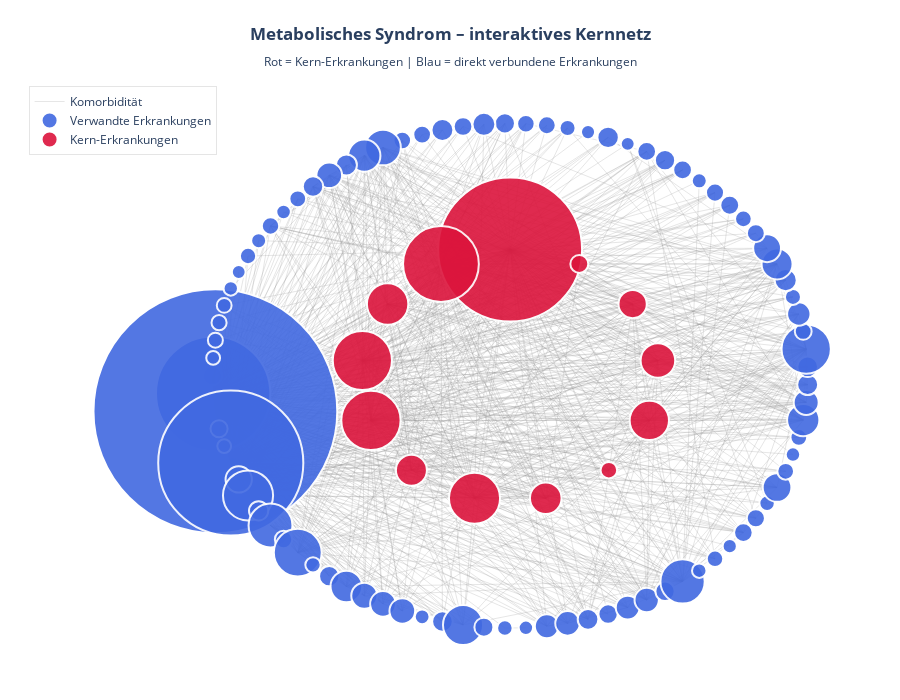

The code cell stored with this chart in its notebook:
### Markdown cell above
## Schritt 4: Metabolisches Syndrom - Subgraph-Analyse

**Was ist ein Subgraph?** Ein Teilnetzwerk, das nur bestimmte Erkrankungen und ihre direkten Nachbarn zeigt. Hier: Metabolisches Syndrom (Übergewicht, Diabetes, Bluthochdruck, Herz-Kreislauf-Erkrankungen).

**Warum diese Analyse?** Das metabolische Syndrom ist eine der häufigsten und gefährlichsten Krankheitskombinationen. Diese Visualisierung zeigt, wie diese Erkrankungen miteinander vernetzt sind und welche anderen Erkrankungen häufig damit auftreten.

### Code cell
# Finde metabolisches Syndrom relevante Erkrankungen
metabolic_keywords = ['obesity', 'diabetes', 'prediabetes', 'hypertension', 'metabolic', 
                     'cardiovascular', 'coronary', 'ischemic', 'hyperlipidemia']

metabolic_nodes = [node for node in G.nodes() 
                  if any(keyword in G.nodes[node]['name'].lower() 
                        for keyword in metabolic_keywords)]

# Füge Nachbarn hinzu (1-Hop entfernt)
metabolic_extended = set(metabolic_nodes)
for node in metabolic_nodes:
    metabolic_extended.update(G.neighbors(node))

metabolic_subgraph = G.subgraph(metabolic_extended).copy()

print(f"\nMETABOLISCHES SYNDROM - CLUSTER")
print(f"   Kern-Erkrankungen: {len(metabolic_nodes)}")
print(f"   Erweitertes Netzwerk: {len(metabolic_extended)} Erkrankungen")
print(f"   Kanten: {metabolic_subgraph.number_of_edges()}")

# Visualisiere mit besserem Layout und Farben
if metabolic_subgraph.number_of_nodes() == 0:
    raise ValueError("metabolic_subgraph ist leer – bitte Schritt 4 prüfen.")

# 1) Nur starke Kanten behalten (oberes 25%-Perzentil nach 'weight')
weights = [d.get('weight', 1) for _, _, d in metabolic_subgraph.edges(data=True)]

if len(weights) == 0:
    # Fallback: wenn keine weights hinterlegt sind, nimm kompletten Subgraph
    print("⚠️ Keine 'weight'-Attribute gefunden – verwende vollständigen Subgraph.")
    metabolic_core = metabolic_subgraph.copy()
else:
    q75 = np.percentile(weights, 75)
    print(f"Nutze nur Kanten mit weight ≥ {q75:.2f} (oberes 25%-Perzentil)")

    strong_edges = [
        (u, v) for u, v, d in metabolic_subgraph.edges(data=True)
        if d.get('weight', 1) >= q75
    ]
    metabolic_core = metabolic_subgraph.edge_subgraph(strong_edges).copy()
    metabolic_core.remove_nodes_from(list(nx.isolates(metabolic_core)))

print(f"Kernnetz: {metabolic_core.number_of_nodes()} Knoten, "
      f"{metabolic_core.number_of_edges()} Kanten")

if metabolic_core.number_of_nodes() == 0:
    raise ValueError("Nach Filterung ist kein Kernnetz übrig – q75 ggf. reduzieren.")

# 2) Shell-Layout: Innen = Kern-Erkrankungen, außen = Nachbarn
core_nodes  = [n for n in metabolic_core.nodes() if n in metabolic_nodes]
other_nodes = [n for n in metabolic_core.nodes() if n not in metabolic_nodes]

# Fallback: falls durch Filterung kein Kernknoten übrig bleibt
if not core_nodes:
    print("⚠️ Keine Kern-Knoten im gefilterten Graph – verwende alle als Kern.")
    core_nodes  = list(metabolic_core.nodes())
    other_nodes = []

nlist = [core_nodes]
if other_nodes:
    nlist.append(other_nodes)

pos = nx.shell_layout(metabolic_core, nlist=nlist)

# 3) Kanten-Trace (als eine Scatter-Linie)
edge_x, edge_y = [], []
for u, v, d in metabolic_core.edges(data=True):
    x0, y0 = pos[u]
    x1, y1 = pos[v]
    edge_x += [x0, x1, None]
    edge_y += [y0, y1, None]

edge_trace = go.Scatter(
    x=edge_x,
    y=edge_y,
    mode='lines',
    line=dict(width=0.6, color='rgba(150,150,150,0.4)'),
    hoverinfo='none',
    name='Komorbidität'
)

# 4) Node-Traces: Kern-Erkrankungen (rot) und Nachbarn (blau), mit Hover-Text

def build_node_trace(nodes, color, name):
    node_x, node_y, node_size, node_text = [], [], [], []

    for n in nodes:
        x, y = pos[n]
        node_x.append(x)
        node_y.append(y)

        data = metabolic_core.nodes[n]
        disease_name = data.get('name', str(n))
        prevalence   = data.get('prevalence', 0)
        pagerank     = data.get('pageRank', 0.0)
        community    = data.get('communityId', 'n/a')
        degree       = metabolic_core.degree(n)

        # Tooltip-Text (wird beim Hover angezeigt)
        node_text.append(
            f"<b>{disease_name}</b><br>"
            f"Prävalenz: {prevalence} Patienten<br>"
            f"PageRank: {pagerank:.4f}<br>"
            f"Komorbiditäten im Kernnetz: {degree}<br>"
            f"Community: {community}"
        )

        # Knotengröße nach Prävalenz skalieren (leichte Skalierung, damit es nicht explodiert)
        node_size.append(12 + prevalence / 10)

    return go.Scatter(
        x=node_x,
        y=node_y,
        mode='markers',
        name=name,
        hoverinfo='text',
        text=node_text,
        marker=dict(
            size=node_size,
            color=color,
            line=dict(width=2, color='white'),
            opacity=0.9
        )
    )

core_trace  = build_node_trace(core_nodes,  'crimson',   'Kern-Erkrankungen')
other_trace = build_node_trace(other_nodes, 'royalblue', 'Verwandte Erkrankungen')

# 5) Figure zusammenbauen
fig_metabolic = go.Figure(
    data=[edge_trace, other_trace, core_trace],
    layout=go.Layout(
        title=dict(
            text=(
                "<b>Metabolisches Syndrom – interaktives Kernnetz</b><br>"
                "<sub>Rot = Kern-Erkrankungen | Blau = direkt verbundene Erkrankungen</sub>"
            ),
            x=0.5,
            xanchor='center'
        ),
        showlegend=True,
        legend=dict(
            x=0.01, y=0.99,
            bgcolor='rgba(255,255,255,0.8)',
            bordercolor='rgba(0,0,0,0.1)',
            borderwidth=1
        ),
        hovermode='closest',
        margin=dict(b=20, l=20, r=20, t=80),
        xaxis=dict(showgrid=False, zeroline=False, showticklabels=False),
        yaxis=dict(showgrid=False, zeroline=False, showticklabels=False),
        plot_bgcolor='white',
        width=900,
        height=700
    )
)

fig_metabolic.show()

print("\nInteraktive Ansicht:")
print("   • Maus über einen Knoten bewegen → Name + Prävalenz + PageRank + Degree + Community")
print("   • Rot = Kern-Erkrankungen (z.B. Adipositas, Diabetes, Hypertonie)")
print("   • Blau = wichtige, direkt verbundene Komorbiditäten")

### Figure 1 — Plotly figure (JSON) as saved in the notebook; plotly's stock layout.template omitted (floating-point values rounded to 4 significant figures; data arrays with more than 128 entries replaced by an {"elided": "..."} marker saying what was removed)
{"data": [{"hoverinfo": "none", "line": {"color": "rgba(150,150,150,0.4)", "width": 0.6}, "mode": "lines", "name": "Komorbidität", "type": "scatter", "x": {"elided": "2517 float values"}, "y": {"elided": "2517 float values"}}, {"hoverinfo": "text", "marker": {"color": "royalblue", "line": {"color": "white", "width": 2}, "opacity": 0.9, "size": [18.8, 114.3, 243.8, 17.1, 13.8, 145.1, 26.3, 50.1, 19.3, 43.9, 17.4, 47.9, 15.4, 20.3, 31.7, 26.1, 25.7, 25.7, 14.8, 20.6, 40.1, 19, 15.5, 14.4, 24, 24.6, 20.7, 19.4, 23.9, 24.3, 19.3, 44.3, 14.5, 16.5, 14.2, 18.6, 18.2, 15.4, 28.7, 16.7, 14.5, 16.7, 32.3, 25, 20.9, 20.6, 49.3, 16.8, 23.4, 16, 22.1, 31, 27.8, 17.9, 16.7, 18.9, 18.1, 15, 18.7, 20.3, 18.7, 13.9, 21.4, 14.1, 16, 17.8, 17.5, 20.2, 22.9, 18.7, 21.9, 17.7, 17.5, 35.7, 32.2, 21.1, 25.7, 20.5, 16.8, 14.5, 17.4, 15, 16.3, 13.8, 14.4, 14.8, 15.1, 15, 13.8]}, "mode": "markers", "name": "Verwandte Erkrankungen", "text": ["<b>Fibromyalgia (disorder)</b><br>Prävalenz: 68 Patienten<br>PageRank: 0.4590<br>Komorbiditäten im Kernnetz: 4<br>Community: 8", "<b>Anemia (disorder)</b><br>Prävalenz: 1023 Patienten<br>PageRank: 7.5112<br>Komorbiditäten im Kernnetz: 78<br>Community: 8", "<b>Gingivitis (disorder)</b><br>Prävalenz: 2318 Patienten<br>PageRank: 14.2561<br>Komorbiditäten im Kernnetz: 99<br>Community: 8", "<b>Injury of knee (disorder)</b><br>Prävalenz: 51 Patienten<br>PageRank: 0.5043<br>Komorbiditäten im Kernnetz: 4<br>Community: 8", "<b>Injury of medial collateral ligament of knee (disorder)</b><br>Prävalenz: 18 Patienten<br>PageRank: 0.2389<br>Komorbiditäten im Kernnetz: 1<br>Community: 8", "<b>Gingival disease (disorder)</b><br>Prävalenz: 1331 Patienten<br>PageRank: 8.9608<br>Komorbiditäten im Kernnetz: 87<br>Community: 8", "<b>Osteoarthritis of knee (disorder)</b><br>Prävalenz: 143 Patienten<br>PageRank: 1.2197<br>Komorbiditäten im Kernnetz: 21<br>Community: 45", "<b>Laceration - injury (disorder)</b><br>Prävalenz: 381 Patienten<br>PageRank: 2.6126<br>Komorbiditäten im Kernnetz: 39<br>Community: 8", "<b>Laceration of hand (disorder)</b><br>Prävalenz: 73 Patienten<br>PageRank: 0.5110<br>Komorbiditäten im Kernnetz: 6<br>Community: 8", "<b>Otitis media (disorder)</b><br>Prävalenz: 319 Patienten<br>PageRank: 1.1413<br>Komorbiditäten im Kernnetz: 14<br>Community: 8", "<b>Atopic dermatitis (disorder)</b><br>Prävalenz: 54 Patienten<br>PageRank: 0.3955<br>Komorbiditäten im Kernnetz: 2<br>Community: 8", "<b>Streptococcal sore throat (disorder)</b><br>Prävalenz: 359 Patienten<br>PageRank: 2.0807<br>Komorbiditäten im Kernnetz: 28<br>Community: 8", "<b>Injury of tendon of the rotator cuff of shoulder (disorder)</b><br>Prävalenz: 34 Patienten<br>PageRank: 0.2445<br>Komorbiditäten im Kernnetz: 1<br>Community: 8", "<b>Facial laceration (disorder)</b><br>Prävalenz: 83 Patienten<br>PageRank: 0.5761<br>Komorbiditäten im Kernnetz: 5<br>Community: 8", "<b>Concussion injury of brain (disorder)</b><br>Prävalenz: 197 Patienten<br>PageRank: 1.2568<br>Komorbiditäten im Kernnetz: 16<br>Community: 8", "<b>Concussion with no loss of consciousness (disorder)</b><br>Prävalenz: 141 Patienten<br>PageRank: 0.9193<br>Komorbiditäten im Kernnetz: 12<br>Community: 8", "<b>Injury of neck (disorder)</b><br>Prävalenz: 137 Patienten<br>PageRank: 0.9731<br>Komorbiditäten im Kernnetz: 12<br>Community: 8", "<b>Whiplash injury to neck (disorder)</b><br>Prävalenz: 137 Patienten<br>PageRank: 0.9731<br>Komorbiditäten im Kernnetz: 12<br>Community: 8", "<b>Appendicitis (disorder)</b><br>Prävalenz: 28 Patienten<br>PageRank: 0.2717<br>Komorbiditäten im Kernnetz: 1<br>Community: 8", "<b>Laceration of foot (disorder)</b><br>Prävalenz: 86 Patienten<br>PageRank: 0.6516<br>Komorbiditäten im Kernnetz: 6<br>Community: 8", "<b>Sprain of ankle (disorder)</b><br>Prävalenz: 281 Patienten<br>PageRank: 1.5440<br>Komorbiditäten im Kernnetz: 17<br>Community: 8", "<b>Childhood asthma (disorder)</b><br>Prävalenz: 70 Patienten<br>PageRank: 0.4333<br>Komorbiditäten im Kernnetz: 3<br>Community: 8", "<b>Miscarriage in second trimester (disorder)</b><br>Prävalenz: 35 Patienten<br>PageRank: 0.4960<br>Komorbiditäten im Kernnetz: 2<br>Community: 8", "<b>Fetus with chromosomal abnormality (disorder)</b><br>Prävalenz: 24 Patienten<br>PageRank: 0.2804<br>Komorbiditäten im Kernnetz: 1<br>Community: 8", "<b>Impacted molars (disorder)</b><br>Prävalenz: 120 Patienten<br>PageRank: 1.0123<br>Komorbiditäten im Kernnetz: 13<br>Community: 82", "<b>Dependent drug abuse (disorder)</b><br>Prävalenz: 126 Patienten<br>PageRank: 1.1146<br>Komorbiditäten im Kernnetz: 15<br>Community: 82", "<b>Alveolitis of jaw (disorder)</b><br>Prävalenz: 87 Patienten<br>PageRank: 0.8323<br>Komorbiditäten im Kernnetz: 16<br>Community: 68", "<b>Epidermal burn of skin (disorder)</b><br>Prävalenz: 74 Patienten<br>PageRank: 0.4881<br>Komorbiditäten im Kernnetz: 4<br>Community: 8", "<b>Overdose (disorder)</b><br>Prävalenz: 119 Patienten<br>PageRank: 1.0308<br>Komorbiditäten im Kernnetz: 14<br>Community: 82", "<b>Osteoporosis (disorder)</b><br>Prävalenz: 123 Patienten<br>PageRank: 1.2799<br>Komorbiditäten im Kernnetz: 23<br>Community: 45", "<b>Laceration of forearm (disorder)</b><br>Prävalenz: 73 Patienten<br>PageRank: 0.5456<br>Komorbiditäten im Kernnetz: 5<br>Community: 8", "<b>Fracture of bone (disorder)</b><br>Prävalenz: 323 Patienten<br>PageRank: 2.3865<br>Komorbiditäten im Kernnetz: 38<br>Community: 45", "<b>Closed fracture of hip (disorder)</b><br>Prävalenz: 25 Patienten<br>PageRank: 0.2928<br>Komorbiditäten im Kernnetz: 2<br>Community: 45", "<b>Acute ST segment elevation myocardial infarction (disorder)</b><br>Prävalenz: 45 Patienten<br>PageRank: 0.5235<br>Komorbiditäten im Kernnetz: 8<br>Community: 45", "<b>Aortic valve stenosis (disorder)</b><br>Prävalenz: 22 Patienten<br>PageRank: 0.2632<br>Komorbiditäten im Kernnetz: 1<br>Community: 45", "<b>Alzheimer's disease (disorder)</b><br>Prävalenz: 66 Patienten<br>PageRank: 0.8002<br>Komorbiditäten im Kernnetz: 14<br>Community: 45", "<b>Pneumonia (disorder)</b><br>Prävalenz: 62 Patienten<br>PageRank: 0.7999<br>Komorbiditäten im Kernnetz: 11<br>Community: 52", "<b>Hypoxemia (disorder)</b><br>Prävalenz: 34 Patienten<br>PageRank: 0.5371<br>Komorbiditäten im Kernnetz: 5<br>Community: 52", "<b>Sinusitis (disorder)</b><br>Prävalenz: 167 Patienten<br>PageRank: 1.0654<br>Komorbiditäten im Kernnetz: 13<br>Community: 8", "<b>Concussion with loss of consciousness (disorder)</b><br>Prävalenz: 47 Patienten<br>PageRank: 0.3504<br>Komorbiditäten im Kernnetz: 5<br>Community: 8", "<b>Atrial fibrillation (disorder)</b><br>Prävalenz: 25 Patienten<br>PageRank: 0.3521<br>Komorbiditäten im Kernnetz: 2<br>Community: 45", "<b>Osteoarthritis of hip (disorder)</b><br>Prävalenz: 47 Patienten<br>PageRank: 0.4456<br>Komorbiditäten im Kernnetz: 5<br>Community: 8", "<b>Polyp of colon (disorder)</b><br>Prävalenz: 203 Patienten<br>PageRank: 1.9091<br>Komorbiditäten im Kernnetz: 28<br>Community: 45", "<b>Sleep disorder (disorder)</b><br>Prävalenz: 130 Patienten<br>PageRank: 1.2021<br>Komorbiditäten im Kernnetz: 20<br>Community: 68", "<b>Obstructive sleep apnea syndrome (disorder)</b><br>Prävalenz: 89 Patienten<br>PageRank: 0.8663<br>Komorbiditäten im Kernnetz: 14<br>Community: 68", "<b>Fracture of forearm (disorder)</b><br>Prävalenz: 86 Patienten<br>PageRank: 0.7044<br>Komorbiditäten im Kernnetz: 7<br>Community: 45", "<b>Loss of teeth (disorder)</b><br>Prävalenz: 373 Patienten<br>PageRank: 3.4182<br>Komorbiditäten im Kernnetz: 44<br>Community: 68", "<b>Torus palatinus (disorder)</b><br>Prävalenz: 48 Patienten<br>PageRank: 0.5251<br>Komorbiditäten im Kernnetz: 6<br>Community: 68", "<b>Chronic intractable migraine without aura (disorder)</b><br>Prävalenz: 114 Patienten<br>PageRank: 0.9774<br>Komorbiditäten im Kernnetz: 13<br>Community: 82", "<b>Malignant neoplasm of breast (disorder)</b><br>Prävalenz: 40 Patienten<br>PageRank: 0.4528<br>Komorbiditäten im Kernnetz: 6<br>Community: 45", "<b>Hyperglycemia (disorder)</b><br>Prävalenz: 101 Patienten<br>PageRank: 1.2544<br>Komorbiditäten im Kernnetz: 20<br>Community: 68", "<b>Hypertriglyceridemia (disorder)</b><br>Prävalenz: 190 Patienten<br>PageRank: 2.1948<br>Komorbiditäten im Kernnetz: 28<br>Community: 68", "<b>Miscarriage in first trimester (disorder)</b><br>Prävalenz: 158 Patienten<br>PageRank: 1.0604<br>Komorbiditäten im Kernnetz: 12<br>Community: 8", "<b>Blighted ovum (disorder)</b><br>Prävalenz: 59 Patienten<br>PageRank: 0.4262<br>Komorbiditäten im Kernnetz: 5<br>Community: 8", "<b>Localized  primary osteoarthritis of the hand (disorder)</b><br>Prävalenz: 47 Patienten<br>PageRank: 0.4845<br>Komorbiditäten im Kernnetz: 5<br>Community: 68", "<b>Fracture of ankle (disorder)</b><br>Prävalenz: 69 Patienten<br>PageRank: 0.5329<br>Komorbiditäten im Kernnetz: 7<br>Community: 45", "<b>Fracture of clavicle (disorder)</b><br>Prävalenz: 61 Patienten<br>PageRank: 0.5087<br>Komorbiditäten im Kernnetz: 7<br>Community: 45", "<b>Fracture of rib (disorder)</b><br>Prävalenz: 30 Patienten<br>PageRank: 0.2854<br>Komorbiditäten im Kernnetz: 2<br>Community: 45", "<b>Chronic congestive heart failure (disorder)</b><br>Prävalenz: 67 Patienten<br>PageRank: 0.6338<br>Komorbiditäten im Kernnetz: 8<br>Community: 45", "<b>Laceration of thigh (disorder)</b><br>Prävalenz: 83 Patienten<br>PageRank: 0.6080<br>Komorbiditäten im Kernnetz: 9<br>Community: 8", "<b>Myocardial infarction (disorder)</b><br>Prävalenz: 67 Patienten<br>PageRank: 0.7257<br>Komorbiditäten im Kernnetz: 12<br>Community: 45", "<b>Acute respiratory failure (disorder)</b><br>Prävalenz: 19 Patienten<br>PageRank: 0.3903<br>Komorbiditäten im Kernnetz: 3<br>Community: 52", "<b>Complete miscarriage (disorder)</b><br>Prävalenz: 94 Patienten<br>PageRank: 0.6676<br>Komorbiditäten im Kernnetz: 6<br>Community: 8", "<b>Transformed migraine (disorder)</b><br>Prävalenz: 21 Patienten<br>PageRank: 0.2329<br>Komorbiditäten im Kernnetz: 1<br>Community: 8", "<b>Sleep apnea (disorder)</b><br>Prävalenz: 40 Patienten<br>PageRank: 0.3992<br>Komorbiditäten im Kernnetz: 6<br>Community: 68", "<b>Eclampsia in pregnancy (disorder)</b><br>Prävalenz: 58 Patienten<br>PageRank: 0.3726<br>Komorbiditäten im Kernnetz: 4<br>Community: 8", "<b>Acute non-ST segment elevation myocardial infarction (disorder)</b><br>Prävalenz: 55 Patienten<br>PageRank: 0.5971<br>Komorbiditäten im Kernnetz: 8<br>Community: 45", "<b>Fracture subluxation of wrist (disorder)</b><br>Prävalenz: 82 Patienten<br>PageRank: 0.6185<br>Komorbiditäten im Kernnetz: 8<br>Community: 45", "<b>Sprain of wrist (disorder)</b><br>Prävalenz: 109 Patienten<br>PageRank: 0.6415<br>Komorbiditäten im Kernnetz: 7<br>Community: 8", "<b>Pre-eclampsia (disorder)</b><br>Prävalenz: 67 Patienten<br>PageRank: 0.4170<br>Komorbiditäten im Kernnetz: 5<br>Community: 8", "<b>Seizure disorder (disorder)</b><br>Prävalenz: 99 Patienten<br>PageRank: 0.6196<br>Komorbiditäten im Kernnetz: 5<br>Community: 8", "<b>Epilepsy (disorder)</b><br>Prävalenz: 57 Patienten<br>PageRank: 0.4226<br>Komorbiditäten im Kernnetz: 4<br>Community: 8", "<b>Recurrent rectal polyp (disorder)</b><br>Prävalenz: 55 Patienten<br>PageRank: 0.6231<br>Komorbiditäten im Kernnetz: 9<br>Community: 45", "<b>Chronic kidney disease stage 1 (disorder)</b><br>Prävalenz: 237 Patienten<br>PageRank: 2.9936<br>Komorbiditäten im Kernnetz: 31<br>Community: 68", "<b>Chronic kidney disease stage 2 (disorder)</b><br>Prävalenz: 202 Patienten<br>PageRank: 2.7492<br>Komorbiditäten im Kernnetz: 30<br>Community: 68", "<b>Sepsis (disorder)</b><br>Prävalenz: 91 Patienten<br>PageRank: 0.7107<br>Komorbiditäten im Kernnetz: 8<br>Community: 8", "<b>Chronic kidney disease stage 3 (disorder)</b><br>Prävalenz: 137 Patienten<br>PageRank: 1.9690<br>Komorbiditäten im Kernnetz: 25<br>Community: 68", "<b>Chronic kidney disease stage 4 (disorder)</b><br>Prävalenz: 85 Patienten<br>PageRank: 1.3325<br>Komorbiditäten im Kernnetz: 21<br>Community: 68", "<b>Pulmonary emphysema (disorder)</b><br>Prävalenz: 48 Patienten<br>PageRank: 0.4401<br>Komorbiditäten im Kernnetz: 5<br>Community: 8", "<b>Overlapping malignant neoplasm of colon (disorder)</b><br>Prävalenz: 25 Patienten<br>PageRank: 0.3314<br>Komorbiditäten im Kernnetz: 3<br>Community: 45", "<b>End-stage renal disease (disorder)</b><br>Prävalenz: 54 Patienten<br>PageRank: 0.8475<br>Komorbiditäten im Kernnetz: 16<br>Community: 68", "<b>Opioid abuse (disorder)</b><br>Prävalenz: 30 Patienten<br>PageRank: 0.3576<br>Komorbiditäten im Kernnetz: 3<br>Community: 68", "<b>Partial thickness burn (disorder)</b><br>Prävalenz: 43 Patienten<br>PageRank: 0.3107<br>Komorbiditäten im Kernnetz: 3<br>Community: 8", "<b>Inflammatory disorder due to increased blood urate level (disorder)</b><br>Prävalenz: 18 Patienten<br>PageRank: 0.2365<br>Komorbiditäten im Kernnetz: 1<br>Community: 8", "<b>Septic shock (disorder)</b><br>Prävalenz: 24 Patienten<br>PageRank: 0.3348<br>Komorbiditäten im Kernnetz: 3<br>Community: 8", "<b>Osteoporotic fracture of bone (disorder)</b><br>Prävalenz: 28 Patienten<br>PageRank: 0.4425<br>Komorbiditäten im Kernnetz: 7<br>Community: 45", "<b>Neoplasm of prostate (disorder)</b><br>Prävalenz: 31 Patienten<br>PageRank: 0.4920<br>Komorbiditäten im Kernnetz: 7<br>Community: 68", "<b>Carcinoma in situ of prostate (disorder)</b><br>Prävalenz: 30 Patienten<br>PageRank: 0.4788<br>Komorbiditäten im Kernnetz: 7<br>Community: 68", "<b>Idiopathic atrophic hypothyroidism (disorder)</b><br>Prävalenz: 18 Patienten<br>PageRank: 0.2755<br>Komorbiditäten im Kernnetz: 1<br>Community: 45"], "type": "scatter", "x": [-1, -0.9975, -0.99, -0.9777, -0.9604, -0.9383, -0.9116, -0.8804, -0.8447, -0.8048, -0.761, -0.7133, -0.6621, -0.6076, -0.5501, -0.4898, -0.4271, -0.3622, -0.2956, -0.2274, -0.1582, -0.08813, -0.01765, 0.05292, 0.1232, 0.1929, 0.2617, 0.3291, 0.3949, 0.4587, 0.5202, 0.5792, 0.6352, 0.6881, 0.7376, 0.7834, 0.8253, 0.8631, 0.8965, 0.9256, 0.95, 0.9696, 0.9845, 0.9944, 0.9994, 0.9994, 0.9944, 0.9845, 0.9696, 0.95, 0.9256, 0.8965, 0.8631, 0.8253, 0.7834, 0.7376, 0.6881, 0.6352, 0.5792, 0.5202, 0.4587, 0.3949, 0.3291, 0.2617, 0.1929, 0.1232, 0.05292, -0.01765, -0.08813, -0.1582, -0.2274, -0.2956, -0.3622, -0.4271, -0.4898, -0.5501, -0.6076, -0.6621, -0.7133, -0.761, -0.8048, -0.8447, -0.8804, -0.9116, -0.9383, -0.9604, -0.9777, -0.99, -0.9975], "y": [-8.742e-08, -0.07054, -0.1407, -0.2102, -0.2787, -0.3457, -0.411, -0.4743, -0.5352, -0.5935, -0.6488, -0.7008, -0.7494, -0.7942, -0.8351, -0.8718, -0.9042, -0.9321, -0.9553, -0.9738, -0.9874, -0.9961, -0.9998, -0.9986, -0.9924, -0.9812, -0.9652, -0.9443, -0.9187, -0.8886, -0.854, -0.8152, -0.7723, -0.7256, -0.6752, -0.6215, -0.5647, -0.5051, -0.4429, -0.3786, -0.3124, -0.2446, -0.1756, -0.1057, -0.03529, 0.03529, 0.1057, 0.1756, 0.2446, 0.3124, 0.3786, 0.4429, 0.5051, 0.5647, 0.6215, 0.6752, 0.7256, 0.7723, 0.8152, 0.854, 0.8886, 0.9187, 0.9443, 0.9652, 0.9812, 0.9924, 0.9986, 0.9998, 0.9961, 0.9874, 0.9738, 0.9553, 0.9321, 0.9042, 0.8718, 0.8351, 0.7942, 0.7494, 0.7008, 0.6488, 0.5935, 0.5352, 0.4743, 0.411, 0.3457, 0.2787, 0.2102, 0.1407, 0.07054]}, {"hoverinfo": "text", "marker": {"color": "crimson", "line": {"color": "white", "width": 2}, "opacity": 0.9, "size": [143.9, 75.8, 41.4, 59.2, 59.3, 31, 51.1, 31.6, 16.6, 39.3, 34.6, 28.3, 17.9]}, "mode": "markers", "name": "Kern-Erkrankungen", "text": ["<b>Body mass index 30+ - obesity (finding)</b><br>Prävalenz: 1319 Patienten<br>PageRank: 9.3527<br>Komorbiditäten im Kernnetz: 86<br>Community: 8", "<b>Essential hypertension (disorder)</b><br>Prävalenz: 638 Patienten<br>PageRank: 5.9116<br>Komorbiditäten im Kernnetz: 63<br>Community: 68", "<b>Hyperlipidemia (disorder)</b><br>Prävalenz: 294 Patienten<br>PageRank: 2.6322<br>Komorbiditäten im Kernnetz: 33<br>Community: 45", "<b>Ischemic heart disease (disorder)</b><br>Prävalenz: 472 Patienten<br>PageRank: 4.6886<br>Komorbiditäten im Kernnetz: 59<br>Community: 45", "<b>Abnormal findings diagnostic imaging heart+coronary circulat (finding)</b><br>Prävalenz: 473 Patienten<br>PageRank: 4.7021<br>Komorbiditäten im Kernnetz: 59<br>Community: 45", "<b>History of coronary artery bypass grafting (situation)</b><br>Prävalenz: 190 Patienten<br>PageRank: 1.9964<br>Komorbiditäten im Kernnetz: 29<br>Community: 45", "<b>Metabolic syndrome X (disorder)</b><br>Prävalenz: 391 Patienten<br>PageRank: 4.1996<br>Komorbiditäten im Kernnetz: 46<br>Community: 68", "<b>Diabetes mellitus type 2 (disorder)</b><br>Prävalenz: 196 Patienten<br>PageRank: 2.2299<br>Komorbiditäten im Kernnetz: 28<br>Community: 68", "<b>Nonproliferative diabetic retinopathy due to type 2 diabetes mellitus (disorder)</b><br>Prävalenz: 46 Patienten<br>PageRank: 0.7066<br>Komorbiditäten im Kernnetz: 16<br>Community: 68", "<b>Disorder of kidney due to diabetes mellitus (disorder)</b><br>Prävalenz: 273 Patienten<br>PageRank: 3.4392<br>Komorbiditäten im Kernnetz: 34<br>Community: 68", "<b>Microalbuminuria due to type 2 diabetes mellitus (disorder)</b><br>Prävalenz: 226 Patienten<br>PageRank: 3.0313<br>Komorbiditäten im Kernnetz: 31<br>Community: 68", "<b>Proteinuria due to type 2 diabetes mellitus (disorder)</b><br>Prävalenz: 163 Patienten<br>PageRank: 2.3059<br>Komorbiditäten im Kernnetz: 28<br>Community: 68", "<b>Neuropathy due to type 2 diabetes mellitus (disorder)</b><br>Prävalenz: 59 Patienten<br>PageRank: 0.7433<br>Komorbiditäten im Kernnetz: 11<br>Community: 68"], "type": "scatter", "x": [-2.186e-08, -0.2324, -0.4115, -0.4964, -0.4675, -0.3316, -0.1197, 0.1197, 0.3316, 0.4675, 0.4964, 0.4115, 0.2324], "y": [0.5, 0.4427, 0.284, 0.06027, -0.1773, -0.3743, -0.4855, -0.4855, -0.3743, -0.1773, 0.06027, 0.284, 0.4427]}], "layout": {"height": 700, "hovermode": "closest", "legend": {"bgcolor": "rgba(255,255,255,0.8)", "bordercolor": "rgba(0, 0, 0, 0.1)", "borderwidth": 1, "x": 0.01, "y": 0.99}, "margin": {"b": 20, "l": 20, "r": 20, "t": 80}, "plot_bgcolor": "white", "showlegend": true, "title": {"text": "<b>Metabolisches Syndrom – interaktives Kernnetz</b><br><sub>Rot = Kern-Erkrankungen | Blau = direkt verbundene Erkrankungen</sub>", "x": 0.5, "xanchor": "center"}, "width": 900, "xaxis": {"autorange": true, "range": [-1.646, 1.242], "showgrid": false, "showticklabels": false, "type": "linear", "zeroline": false}, "yaxis": {"autorange": true, "range": [-1.206, 1.172], "showgrid": false, "showticklabels": false, "type": "linear", "zeroline": false}}}
